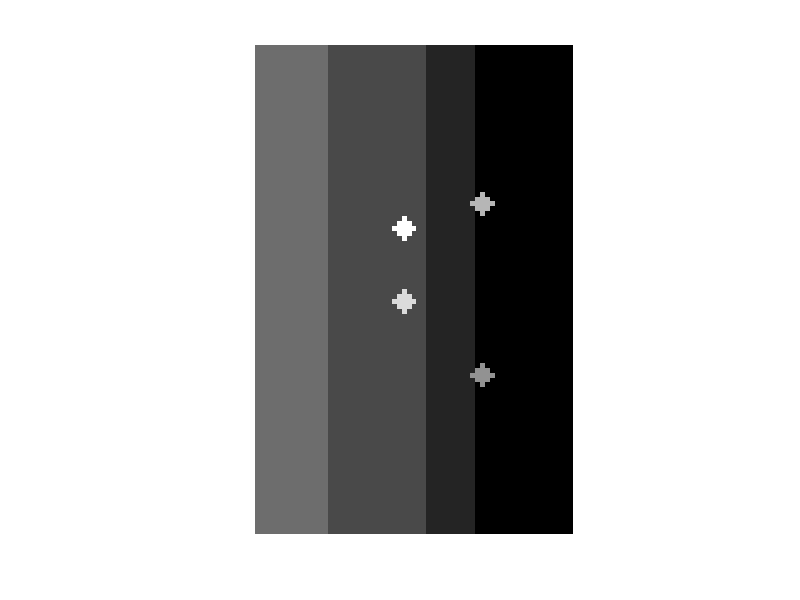
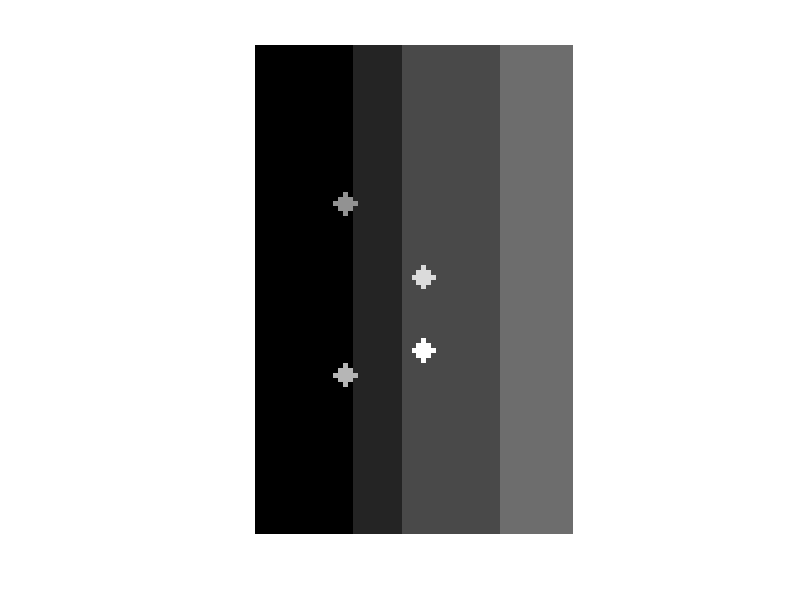

These figures' MATLAB source, in order: (Note: this script raises an error after producing the figures.)
clear all;
close all;

pixel_size = 0.2;
fac=0.1/pixel_size;% pixel size = 0.1/fac mm
% Initialize the size of the 3D matrix
nx = 150 * fac; % Size in the x-direction %180
ny = 200 * fac; % Size in the y-direction
nz = 130 * fac; % Size in the z-direction (axial direction) % 200
phantom = ones(nx, ny, nz); % Initialize the matrix with zeros

% ------------------------
% 1. Layered structure (Tissue layers)
% ------------------------

% Specify the thickness of the first two layers
layer1_thickness = 40 * fac; 
layer2_thickness = 20 * fac; 
layer3_thickness = 40 * fac; 

% Automatically calculate the thickness of the third layer
layer4_thickness = nz - layer1_thickness - layer2_thickness - layer3_thickness;

% Check if the thickness values are valid
if layer4_thickness <= 0
    error('Invalid thickness values: the total thickness exceeds nz.');
end

% Assign values to each layer
phantom(:, :, 1:layer1_thickness) = 1; % First layer with value 1
phantom(:, :, layer1_thickness+1:layer1_thickness+layer2_thickness) = 2; % Second layer with value 2
phantom(:, :, layer1_thickness + layer2_thickness+1 : layer1_thickness + layer2_thickness + layer3_thickness) = 3; % Second layer with value 2
phantom(:, :, layer1_thickness+layer2_thickness+layer3_thickness+1:end) = 4; % Third layer with value 3

% ------------------------
% 2. Cylinders (Blood vessels)
% ------------------------

cylinders = {
    % Center_y, Center_z, Radius, Value
    [round(65*fac), round(37*fac), round(3*fac), 5];
    [round(135*fac), round(37*fac), round(3*fac), 6]; 
    [round(95*fac), round(70*fac), round(3*fac), 7];
    [round(125*fac), round(70*fac), round(3*fac), 8];};


% Iterate through each cylinder and embed it into the phantom matrix
for i = 1:length(cylinders)
    cy = cylinders{i}(1);       % Cylinder center in y-direction
    cz = cylinders{i}(2);       % Cylinder center in z-direction
    radius = cylinders{i}(3);   % Radius of the cylinder
    value = cylinders{i}(4);    % Value assigned to the cylinder

    % Fill the cylinder into the phantom matrix
    for x = 1:nx
        for z = 1:nz
            for y = 1:ny
                % Calculate the distance from the current point to the cylinder center
                dist = sqrt((z - cz)^2 + (y - cy)^2);
                if dist <= radius
                    phantom(x, y, z) = value; % Assign the value if within the cylinder radius
                end
            end
        end
    end
end

% ------------------------
% 3. Visualization
% ------------------------

% Open volume viewer for the phantom matrix
vol = phantom;
vol = flip(flip(flip(vol, 1), 2), 3);
vol = uint8(vol);
phantom = uint8(phantom);
figure;imshow(squeeze(max(vol,[],1)),[]);
figure;imshow(squeeze(max(phantom,[],1)),[]);
volumeViewer(vol);

% ------------------------
% 4. Save to a .mat file
% ------------------------

% Save the resized phantom matrix to a .mat file
% niftiwrite(vol, 'digital_phantom_large_tube.nii')
